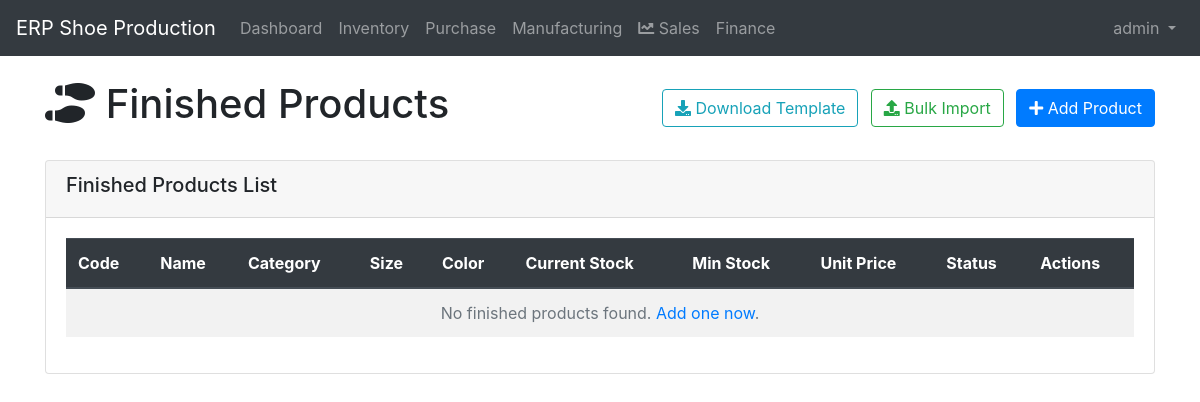
Before: /inventory/finished-products/?page=3 (signed in) with the older database file.
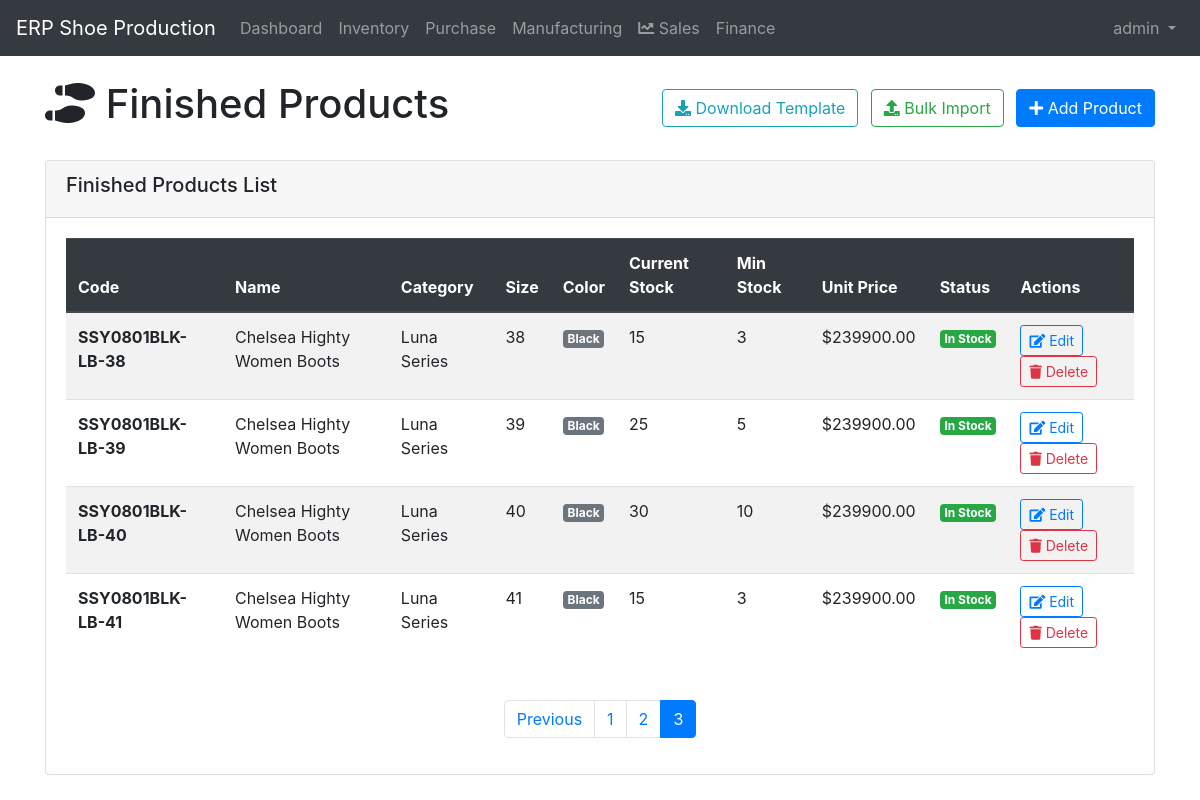
After: the same page with the newer database file.
### inventory/models.py (models this page shows, shortened)
class FinishedProduct(models.Model):
    SIZE_CHOICES = [
        ('35', '35'),
        ('36', '36'),
        ('37', '37'),
        ('38', '38'),
        ('39', '39'),
        ('40', '40'),
        ('41', '41'),
        ('42', '42'),
        ('43', '43'),
        ('44', '44'),
        ('45', '45'),
    ]
    COLOR_CHOICES = [
        ('black', 'Black'),
        ('white', 'White'),
        ('brown', 'Brown'),
        ('blue', 'Blue'),
        ('red', 'Red'),
        ('green', 'Green'),
        ('yellow', 'Yellow'),
        ('gray', 'Gray'),
        ('navy', 'Navy'),
        ('beige', 'Beige'),
        ('sands', 'Sands'),
    ]
    code = models.CharField(max_length=20, unique=True)
    name = models.CharField(max_length=200)
    category = models.ForeignKey(ProductCategory, on_delete=models.CASCADE)
    size = models.CharField(max_length=10, choices=SIZE_CHOICES)
    color = models.CharField(max_length=20, choices=COLOR_CHOICES)
    description = models.TextField(blank=True)
    current_stock = models.IntegerField(default=0)
    minimum_stock = models.IntegerField(default=0)
    unit_price = models.DecimalField(max_digits=10, decimal_places=2, default=0)
    is_active = models.BooleanField(default=True)
    created_at = models.DateTimeField(auto_now_add=True)
    updated_at = models.DateTimeField(auto_now=True)
    @property
    def stock_status(self):
        if self.current_stock <= 0:
            return 'Out of Stock'
        elif self.current_stock <= self.minimum_stock:
            return 'Low Stock'
        else:
            return 'In Stock'

class ProductCategory(models.Model):
    name = models.CharField(max_length=100, unique=True)
    description = models.TextField(blank=True)
    created_at = models.DateTimeField(auto_now_add=True)

### inventory/views.py (the view)
# urls.py: path('finished-products/', views.finished_product_list, name='finished_product_list'),
@login_required
def finished_product_list(request):
    finished_products = FinishedProduct.objects.all().order_by('code')
    paginator = Paginator(finished_products, 15)
    page_number = request.GET.get('page')
    page_obj = paginator.get_page(page_number)
    context = {
        'page_obj': page_obj,
        'title': 'Finished Products'
    }
    return render(request, 'inventory/finished_product_list.html', context)

### templates/inventory/finished_product_list.html (shortened to what the changed rows need)
{% extends 'base.html' %}
{% load bootstrap4 %}
{% block content %}
<div class="row">
    <div class="col-12">
        <div class="d-flex justify-content-between align-items-center mb-4">
            <h1><i class="fas fa-shoe-prints"></i> Finished Products</h1>
        </div>
    </div>
</div>
<div class="row">
    <div class="col-12">
        <div class="card">
            <div class="card-body">
                <div class="table-responsive">
                    <table class="table table-striped table-hover">
                        <thead class="thead-dark">
                            <tr>
                                <th>Code</th>
                                <th>Name</th>
                                <th>Category</th>
                                <th>Size</th>
                                <th>Color</th>
                                <th>Current Stock</th>
                                <th>Min Stock</th>
                                <th>Unit Price</th>
                                <th>Status</th>
                                <th>Actions</th>
                            </tr>
                        </thead>
                        <tbody>
                            {% for product in page_obj %}
                            <tr>
                                <td><strong>{{ product.code }}</strong></td>
                                <td>{{ product.name }}</td>
                                <td>{{ product.category.name }}</td>
                                <td>{{ product.size }}</td>
                                <td>
                                    <span class="badge badge-secondary">{{ product.color|title }}</span>
                                </td>
                                <td>
                                    {% if product.current_stock <= product.minimum_stock %}
                                        <span class="text-danger font-weight-bold">{{ product.current_stock }}</span>
                                    {% else %}
                                        {{ product.current_stock }}
                                    {% endif %}
                                </td>
                                <td>{{ product.minimum_stock }}</td>
                                <td>${{ product.unit_price }}</td>
                                <td>
                                    {% if product.stock_status == 'Out of Stock' %}
                                        <span class="badge badge-danger">Out of Stock</span>
                                    {% elif product.stock_status == 'Low Stock' %}
                                        <span class="badge badge-warning">Low Stock</span>
                                    {% else %}
                                        <span class="badge badge-success">In Stock</span>
                                    {% endif %}
                                </td>
                                <td>
                                    <a href="{% url 'finished_product_update' product.pk %}" class="btn btn-sm btn-outline-primary">
                                        <i class="fas fa-edit"></i> Edit
                                    </a>
                                    <a href="{% url 'finished_product_delete' product.pk %}" class="btn btn-sm btn-outline-danger">
                                        <i class="fas fa-trash"></i> Delete
                                    </a>
                                </td>
                            </tr>
                            {% empty %}
                            <tr>
                                <td colspan="10" class="text-center text-muted">
                                    No finished products found. <a href="{% url 'finished_product_create' %}">Add one now</a>.
                                </td>
                            </tr>
                            {% endfor %}
                        </tbody>
                    </table>
                </div>
                {% if page_obj.has_other_pages %}
                <div class="d-flex justify-content-center mt-4">
                    <nav aria-label="Page navigation">
                        <ul class="pagination">
                            {% if page_obj.has_previous %}
                            <li class="page-item">
                                <a class="page-link" href="?page={{ page_obj.previous_page_number }}">Previous</a>
                            </li>
                            {% endif %}
                            {% for num in page_obj.paginator.page_range %}
                            {% if page_obj.number == num %}
                            <li class="page-item active">
                                <a class="page-link" href="?page={{ num }}">{{ num }}</a>
                            </li>
                            {% elif num > page_obj.number|add:'-3' and num < page_obj.number|add:'3' %}
                            <li class="page-item">
                                <a class="page-link" href="?page={{ num }}">{{ num }}</a>
                            </li>
                            {% endif %}
                            {% endfor %}
                        </ul>
                    </nav>
                </div>
                {% endif %}
            </div>
        </div>
    </div>
</div>
{% endblock %}

Changed rows visible on the page:
added FinishedProduct: code "SSY0801BLK-LB-38", name "Chelsea Highty Women Boots", category.name "Luna Series", size "38", color "Black", current_stock "15", minimum_stock "3", unit_price "239900.00", shows "In Stock"
added FinishedProduct: code "SSY0801BLK-LB-39", name "Chelsea Highty Women Boots", category.name "Luna Series", size "39", color "Black", current_stock "25", minimum_stock "5", unit_price "239900.00", shows "In Stock"
added FinishedProduct: code "SSY0801BLK-LB-40", name "Chelsea Highty Women Boots", category.name "Luna Series", size "40", color "Black", current_stock "30", minimum_stock "10", unit_price "239900.00", shows "In Stock"
added FinishedProduct: code "SSY0801BLK-LB-41", name "Chelsea Highty Women Boots", category.name "Luna Series", size "41", color "Black", current_stock "15", minimum_stock "3", unit_price "239900.00", shows "In Stock"
Other visible differences:
text no longer shown: "No finished products found. Add one now ."
text now shown: "Previous"
new list line: "1"
new list line: "2"
new list line: "3"
